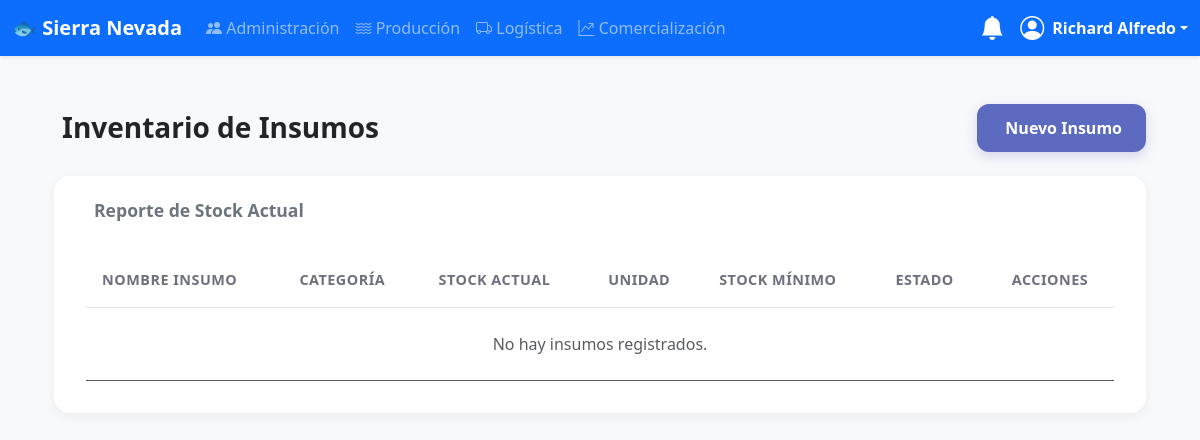
Before: /logistica/inventario/ (signed in) with the older database file.
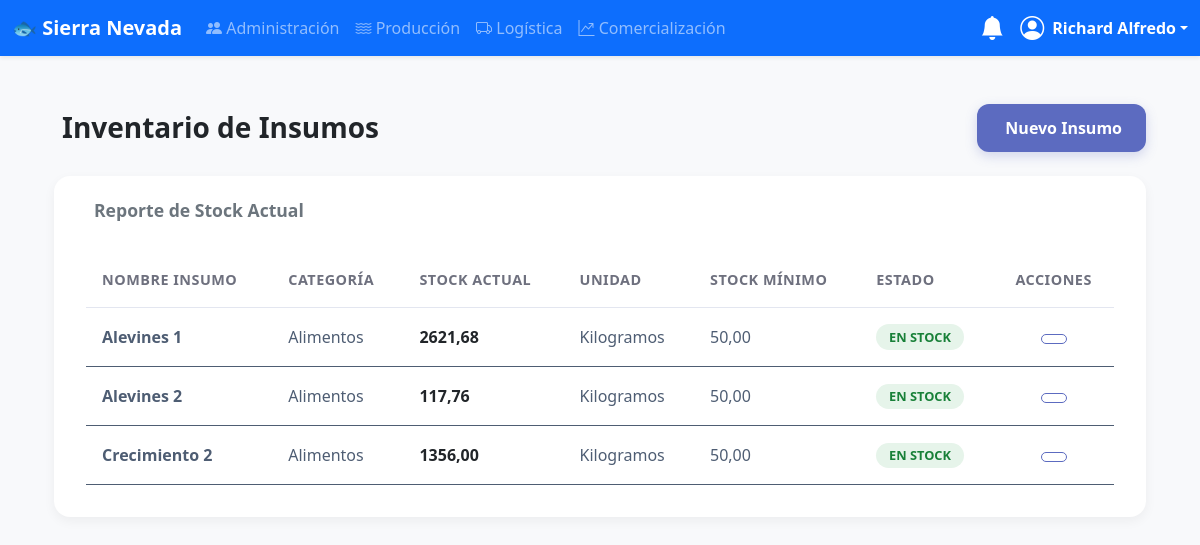
After: the same page with the newer database file.
### usuarios/models.py (models this page shows, shortened)
class CustomUser(AbstractUser):
    dni = models.CharField(max_length=8, unique=True, null=True, blank=True)
    pregunta_seguridad = models.ForeignKey(PreguntaSeguridad, on_delete=models.SET_NULL, null=True, blank=True)
    respuesta_seguridad = models.CharField(max_length=255, null=True, blank=True)
    groups = models.ManyToManyField('auth.Group', related_name='customuser_set', blank=True, verbose_name='grupos')
    user_permissions = models.ManyToManyField('auth.Permission', related_name='customuser_set', blank=True)

### logistica/models.py (models this page shows, shortened)
class Insumo(models.Model):
    UNIDADES_MEDIDA = (
        ('kg', 'Kilogramos'),
        ('lt', 'Litros'),
        ('un', 'Unidades'),
        ('m3', 'Metros Cúbicos'),
    )
    nombre = models.CharField(max_length=255, unique=True, help_text="Ej: 'Alevines 1', 'Crecimiento 2', 'Oxígeno', 'Vacuna X'")
    categoria = models.ForeignKey(CategoriaInsumo, on_delete=models.SET_NULL, null=True, related_name="insumos")
    unidad_medida = models.CharField(max_length=3, choices=UNIDADES_MEDIDA, default='kg')
    stock_actual = models.DecimalField(max_digits=10, decimal_places=2, default=Decimal('0.00'))
    stock_minimo = models.DecimalField(max_digits=10, decimal_places=2, default=Decimal('100.00'), help_text="Stock mínimo para generar alertas")
    class Meta:
        ordering = ['categoria', 'nombre']

class CategoriaInsumo(models.Model):
    nombre = models.CharField(max_length=100, unique=True)

### logistica/views.py (the view)
# urls.py: path('inventario/', views.InsumoListView.as_view(), name='inventario-list'),
class InsumoListView(LogisticaPermissionMixin, ListView):
    model = Insumo
    template_name = 'logistica/insumo_list.html'
    context_object_name = 'insumos'
    paginate_by = 20
    def get_context_data(self, **kwargs):
        context = super().get_context_data(**kwargs)
        context['categorias'] = CategoriaInsumo.objects.all()
        return context

### logistica/views.py (called while the page is built)
    def test_func(self):
        return self.request.user.is_staff or self.request.user.groups.filter(name='Logistica').exists()

### usuarios/templatetags/auth_extras.py (called while the page is built)
@register.filter(name='has_group')
def has_group(user, group_name):
    return user.groups.filter(name=group_name).exists()

### templates/logistica/insumo_list.html (shortened to what this page needs)
{% extends 'base.html' %}
{% load static %}
{% block content %}
<div class="container-fluid py-4">
    <div class="d-flex align-items-center justify-content-between mb-4">
        <h3 class="fw-semibold text-dark mb-0">
             Inventario de Insumos
        </h3>
        <a href="{% url 'insumo-create' %}" class="btn btn-primary">
             Nuevo Insumo
        </a>
    </div>
    <div class="card">
        <div class="card-header d-flex align-items-center justify-content-between pb-0">
            <h6 class="text-secondary mb-0 fw-semibold">
                 Reporte de Stock Actual
            </h6>
        </div>
        <div class="card-body">
            <div class="table-responsive">
                <table class="table align-middle table-hover mb-0">
                    <thead>
                        <tr>
                            <th>Nombre Insumo</th>
                            <th>Categoría</th>
                            <th>Stock Actual</th>
                            <th>Unidad</th>
                            <th>Stock Mínimo</th>
                            <th>Estado</th>
                            <th class="text-center">Acciones</th>
                        </tr>
                    </thead>
                    <tbody>
                        {% for insumo in insumos %}
                        <tr>
                            <td class="fw-semibold">{{ insumo.nombre }}</td>
                            <td>{{ insumo.categoria.nombre }}</td>
                            <td><span class="fw-bold text-dark">{{ insumo.stock_actual }}</span></td>
                            <td>{{ insumo.get_unidad_medida_display }}</td>
                            <td>{{ insumo.stock_minimo }}</td>
                            <td>
                                {% if insumo.stock_actual == 0 %}
                                <span class="badge badge-dark">AGOTADO</span>
                                {% elif insumo.stock_actual < insumo.stock_minimo %}
                                <span class="badge badge-warning">STOCK BAJO</span>
                                {% else %}
                                <span class="badge badge-success">EN STOCK</span>
                                {% endif %}
                            </td>
                            <td class="text-center">
                                <a href="{% url 'insumo-update' insumo.pk %}" class="btn btn-outline-primary btn-sm">
                                </a>
                            </td>
                        </tr>
                        {% empty %}
                        <tr>
                            <td colspan="7" class="text-center text-muted py-4">No hay insumos registrados.</td>
                        </tr>
                        {% endfor %}
                    </tbody>
                </table>
            </div>
        </div>
    </div>
</div>
{% endblock %}

### templates/base.html (shortened to what this page needs)
<!doctype html>
<html lang="es">
{% load auth_extras %}
{% load static %} <head>
    <link href="https://cdn.jsdelivr.net/npm/bootstrap@5.3.3/dist/css/bootstrap.min.css" rel="stylesheet">
    <link rel="stylesheet" href="https://cdn.jsdelivr.net/npm/bootstrap-icons@1.11.3/font/bootstrap-icons.min.css">
</head>
<body>
    <nav class="navbar navbar-expand-lg navbar-dark bg-primary shadow-sm sticky-top">
        <div class="container-fluid">
            <a class="navbar-brand fw-bold" href="{% url 'welcome' %}">🐟 Sierra Nevada</a>
            <div class="collapse navbar-collapse" id="mainNavbar">
                {% if user.is_authenticated %}
                <ul class="navbar-nav me-auto mb-2 mb-lg-0">
                    {% if user.is_staff %}
                    <li class="nav-item"><a class="nav-link" href="{% url 'user-list' %}"><i class="bi bi-people-fill"></i> Administración</a></li>
                    {% endif %}
                    {% if user|has_group:"Produccion" %}
                    <li class="nav-item"><a class="nav-link" href="{% url 'dashboard-produccion' %}"><i class="bi bi-water"></i> Producción</a></li>
                    {% endif %}
                    {% if user|has_group:"Logistica" %}
                    <li class="nav-item"><a class="nav-link" href="{% url 'dashboard-logistica' %}"><i class="bi bi-truck"></i> Logística</a></li>
                    {% endif %}
                    {% if user|has_group:"Comercializacion" %}
                    <li class="nav-item"><a class="nav-link" href="{% url 'dashboard-comercializacion' %}"><i class="bi bi-graph-up-arrow"></i> Comercialización</a></li>
                    {% endif %}
                </ul>
                <div class="dropdown me-3">
                    <a href="#" class="d-flex align-items-center text-white text-decoration-none position-relative" id="notificationsDropdown" data-bs-toggle="dropdown" aria-expanded="false">
                        <i class="bi bi-bell-fill fs-4"></i>
                    </a>
                </div>
                <div class="dropdown">
                    <a href="#" class="d-flex align-items-center text-white text-decoration-none dropdown-toggle" data-bs-toggle="dropdown">
                        <i class="bi bi-person-circle fs-4 me-2"></i>
                        <strong>{{ user.first_name|default:user.username }}</strong>
                    </a>
                </div>
                {% endif %}
            </div>
        </div>
    </nav>
    <main class="container my-4">
        {% block content %}{% endblock %}
    </main>
</body>
</html>

### templates/base.html (style rules this page uses)
body { background-color: #f8f9fa; }
.card { box-shadow: 0 2px 4px rgba(0,0,0,0.05); }

### templates/logistica/insumo_list.html (style rules this page uses)
body { background-color: #f8f9fb; }
.card { border: none; border-radius: 16px; box-shadow: 0 4px 12px rgba(0, 0, 0, 0.05); }
.card-header { background-color: transparent; border-bottom: none; padding: 1.5rem 2rem 0 2rem; }
.card-header h6 { font-weight: 700; color: #4e5d73; font-size: 1.1rem; }
.card-body { padding: 2rem; }
.btn-primary { background-color: #5C6BC0; border: none; border-radius: 12px; padding: 0.75rem 1.5rem; font-weight: 600; transition: all 0.3s ease; box-shadow: 0 4px 12px rgba(92, 107, 192, 0.25); }
.btn-outline-primary { color: #5C6BC0; border-color: #5C6BC0; font-weight: 600; border-radius: 12px; transition: all 0.3s ease; }
.btn-outline-primary.btn-sm { padding: 0.25rem 0.75rem; border-radius: 10px; font-size: 0.8rem; }
.table { border: none; }
.table thead { background-color: transparent; color: inherit; }
.table th { font-weight: 600; padding: 1rem; vertical-align: middle; border-bottom: 1px solid #e3e6f0; border-top: none; font-size: 0.9rem; color: #6e707e; text-transform: uppercase; letter-spacing: 0.5px; }
.table td { color: #4e5d73; padding: 1rem; vertical-align: middle; border-top: 1px solid #e3e6f0; }
.badge { padding: 0.5em 1em; border-radius: 20px; font-size: 0.8rem; font-weight: 700; }
.badge-success { background-color: #e6f4ea; color: #188038; }
h3.fw-semibold { color: #333; font-weight: 700; }

Changed rows visible on the page:
added Insumo: nombre "Alevines 1", categoria.nombre "Alimentos", stock_actual "2621,68", unidad_medida "Kilogramos", stock_minimo "50,00", shows "EN STOCK"
added Insumo: nombre "Alevines 2", categoria.nombre "Alimentos", stock_actual "117,76", unidad_medida "Kilogramos", stock_minimo "50,00", shows "EN STOCK"
added Insumo: nombre "Crecimiento 2", categoria.nombre "Alimentos", stock_actual "1356,00", unidad_medida "Kilogramos", stock_minimo "50,00", shows "EN STOCK"
Other visible differences:
text no longer shown: "No hay insumos registrados."
